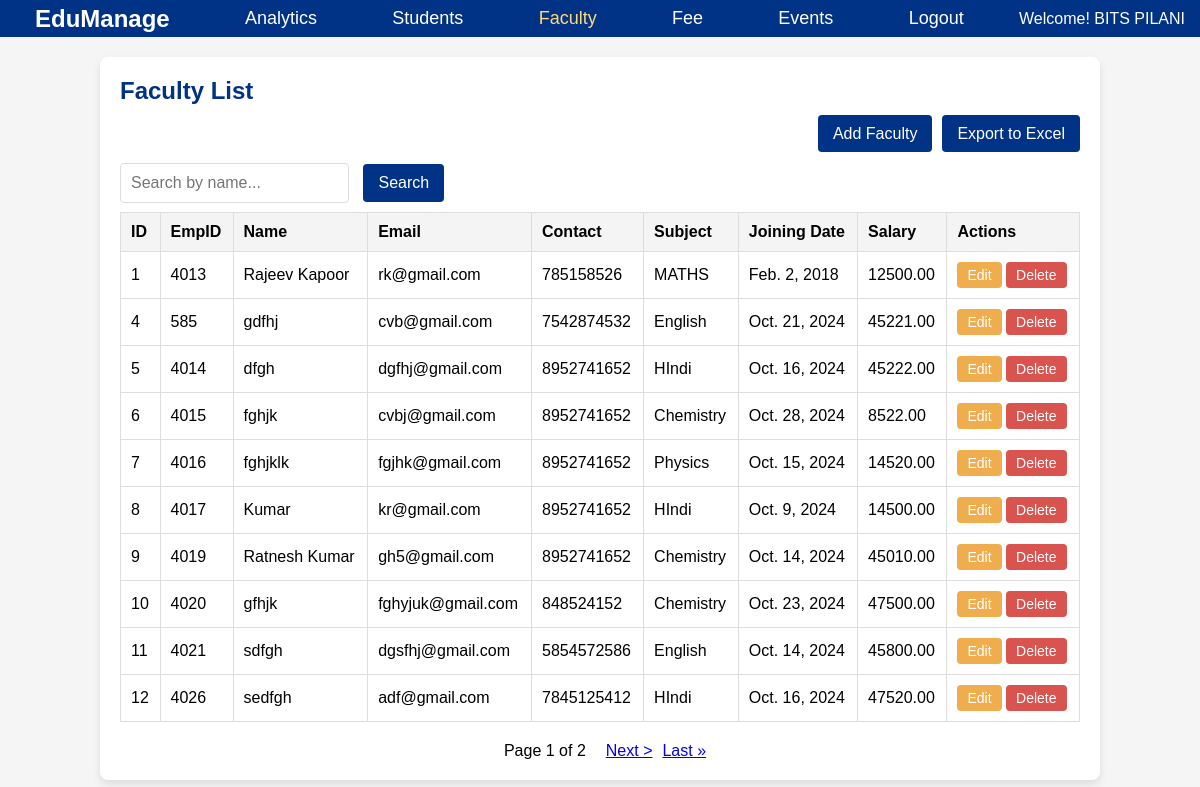
Page /faculty/ (signed in) on the committed database.
### accounts/models.py (models this page shows, shortened)
class User(AbstractBaseUser):
    ORGANIZATION_CHOICES = [
        ('school', 'School'),
        ('college', 'College'),
    ]
    COUNTRY_CHOICES = [
        ('us', 'United States'),
        ('uk', 'United Kingdom'),
        ('in', 'India'),
    ]
    school_name = models.CharField(max_length=100)
    email = models.EmailField(unique=True)
    phone = models.CharField(max_length=15)
    address_area = models.CharField(max_length=100)
    address_landmark = models.CharField(max_length=100, blank=True, null=True)
    address_city = models.CharField(max_length=50)
    address_state = models.CharField(max_length=50)
    address_country = models.CharField(max_length=50, choices=COUNTRY_CHOICES)
    address_pincode = models.CharField(max_length=10)
    organization_type = models.CharField(max_length=10, choices=ORGANIZATION_CHOICES)
    is_active = models.BooleanField(default=True)
    is_admin = models.BooleanField(default=False)
    objects = UserManager()
    USERNAME_FIELD = 'email'
    REQUIRED_FIELDS = ['school_name']

class Faculty(models.Model):
    school = models.ForeignKey(User, on_delete=models.CASCADE)  # Linking to the school
    emp_id = models.CharField(max_length=50, unique=True)  # Employee ID
    name = models.CharField(max_length=255)
    email = models.EmailField(unique=True)
    contact = models.CharField(max_length=20)
    subject = models.CharField(max_length=255)
    joining_date = models.DateField()
    salary = models.DecimalField(max_digits=10, decimal_places=2)

### accounts/views.py (the view)
# urls.py: path('faculty/', views.faculty_list, name='faculty_list'),
@login_required
def faculty_list(request):
    search_query = request.GET.get('search', '')
    if search_query:
        faculties = Faculty.objects.filter(name__icontains=search_query)
    else:
        faculties = Faculty.objects.all()
    paginator = Paginator(faculties, 10)  # Show 10 faculties per page
    page_number = request.GET.get('page')
    faculties_page = paginator.get_page(page_number)
    return render(request, 'accounts/faculty_list.html', {
        'faculties': faculties_page,
        'search_query': search_query,
    })

### templates/accounts/faculty_list.html (shortened to what this page needs)
<!DOCTYPE html>
<html lang="en">
  <head>
    {% load static %}
    <link rel="stylesheet" href="{% static 'css/faculty_list.css' %}" />
  </head>
  <body>
    <nav class="navbar">
      <a
        href="{% url 'school_details' %}"
        class="navbar-brand"
        style="font-size: 24px; font-weight: bold"
        >EduManage</a
      >
      <a href="#" class="nav-link">Analytics</a>
      <a href="{% url 'student_list' %}" class="nav-link">Students</a>
      <a href="{% url 'faculty_list' %}" class="nav-link" style="color: #ffda78"
        >Faculty</a
      >
      <a href="{% url 'fee' %}" class="nav-link">Fee</a>
      <a href="{% url 'event_list' %}" class="nav-link">Events</a>
      <a href="{% url 'logout' %}" class="logout-link">Logout</a>
      <span class="school-name">Welcome! {{ user.school_name }}</span>
    </nav>
    <div class="container">
      <h2>Faculty List</h2>
      <div class="button-container">
        <div class="add-faculty">
          <a href="{% url 'faculty_add' %}" class="btn btn-primary"
            >Add Faculty</a
          >
        </div>
        <div class="export-button">
          <a href="{% url 'export_faculties' %}" class="btn btn-primary"
            >Export to Excel</a
          >
        </div>
      </div>
      <div class="search-box">
        <form action="{% url 'faculty_list' %}" method="get">
          <input
            type="text"
            name="search"
            placeholder="Search by name..."
            value="{{ request.GET.search }}"
          />
          <button type="submit" class="btn btn-primary">Search</button>
        </form>
      </div>
      <table class="table table-bordered">
        <thead>
          <tr>
            <th>ID</th>
            <th>EmpID</th>
            <th>Name</th>
            <th>Email</th>
            <th>Contact</th>
            <th>Subject</th>
            <th>Joining Date</th>
            <th>Salary</th>
            <th>Actions</th>
          </tr>
        </thead>
        <tbody>
          {% for faculty in faculties %}
          <tr>
            <td>{{ faculty.id }}</td>
            <td>{{ faculty.emp_id }}</td>
            <td>{{ faculty.name }}</td>
            <td>{{ faculty.email }}</td>
            <td>{{ faculty.contact }}</td>
            <td>{{ faculty.subject }}</td>
            <td>{{ faculty.joining_date }}</td>
            <td>{{ faculty.salary }}</td>
            <td>
              <a
                href="{% url 'faculty_edit' faculty.id %}"
                class="btn btn-sm btn-warning"
                >Edit</a
              >
              <form
                action="{% url 'faculty_delete' faculty.id %}"
                method="POST"
                style="display: inline"
              >
                <button
                  type="submit"
                  class="btn btn-sm btn-danger"
                  onclick="return confirm('Are you sure you want to delete this faculty member?');"
                >
                  Delete
                </button>
              </form>
            </td>
          </tr>
          {% empty %}
          <tr>
            <td colspan="9">No faculty members available.</td>
          </tr>
          {% endfor %}
        </tbody>
      </table>
      <div class="pagination">
        <span class="step-links">
          <span class="current">
            Page {{ faculties.number }} of {{ faculties.paginator.num_pages }}
          </span>
          {% if faculties.has_next %}
          <a
            href="?page={{ faculties.next_page_number }}{% if request.GET.search %}&search={{ request.GET.search }}{% endif %}"
            >Next &gt;</a
          >
          <a
            href="?page={{ faculties.paginator.num_pages }}{% if request.GET.search %}&search={{ request.GET.search }}{% endif %}"
            >Last &raquo;</a
          >
          {% endif %}
        </span>
      </div>
    </div>
  </body>
</html>

### static/css/faculty_list.css (style rules this page uses)
body { font-family: Arial, sans-serif; background-color: #f5f5f5; display: flex; flex-direction: column; align-items: center; height: 100vh; margin: 0; }
.navbar { width: 100%; height: 80px; background-color: #003285; display: flex; align-items: center; justify-content: space-between; padding: 0 15px; box-sizing: border-box; color: #fff; }
.navbar a { font-size: 18px; color: #fff; text-decoration: none; margin: 0 20px; }
.logout-link { font-size: 18px; color: #fff; text-decoration: none; }
.container { width: 80vw; margin: 20px auto; padding: 20px; background-color: #fff; border-radius: 8px; box-shadow: 0 4px 8px rgba(0, 0, 0, 0.1); }
h2 { margin-top: 0; color: #003285; }
.button-container { display: flex; justify-content: flex-end; gap: 10px; margin-bottom: 20px; }
.btn { padding: 10px 15px; border: none; border-radius: 4px; color: #fff; text-decoration: none; font-size: 16px; cursor: pointer; }
.btn-primary { background-color: #003285; }
.btn-sm { padding: 5px 10px; font-size: 14px; }
.btn-warning { background-color: #f0ad4e; }
.btn-danger { background-color: #d9534f; }
.table { width: 100%; border-collapse: collapse; margin-bottom: 20px; }
.table th, .table td { padding: 10px; border: 1px solid #ddd; text-align: left; }
.table th { background-color: #f4f4f4; }
.pagination { display: flex; justify-content: center; }
.step-links { display: flex; gap: 10px; }
.current { margin: 0 10px; }
.search-box { display: inline-flex; align-items: center; margin-right: 20px; }
.search-box input { padding: 10px; border: 1px solid #ddd; border-radius: 4px; font-size: 16px; }
.search-box button { padding: 10px 15px; border: none; border-radius: 4px; background-color: #003285; color: #fff; font-size: 16px; cursor: pointer; margin-left: 10px; margin-bottom: 10px; }

### rows in the picture
User: school_name "BITS PILANI"
Faculty: id "1", emp_id "4013", name "Rajeev Kapoor", email "rk@gmail.com", contact "785158526", subject "MATHS", joining_date "Feb. 2, 2018", salary "12500.00"
Faculty: id "4", emp_id "585", name "gdfhj", email "cvb@gmail.com", contact "7542874532", subject "English", joining_date "Oct. 21, 2024", salary "45221.00"
Faculty: id "5", emp_id "4014", name "dfgh", email "dgfhj@gmail.com", contact "8952741652", subject "HIndi", joining_date "Oct. 16, 2024", salary "45222.00"
Faculty: id "6", emp_id "4015", name "fghjk", email "cvbj@gmail.com", contact "8952741652", subject "Chemistry", joining_date "Oct. 28, 2024", salary "8522.00"
Faculty: id "7", emp_id "4016", name "fghjklk", email "fgjhk@gmail.com", contact "8952741652", subject "Physics", joining_date "Oct. 15, 2024", salary "14520.00"
Faculty: id "8", emp_id "4017", name "Kumar", email "kr@gmail.com", contact "8952741652", subject "HIndi", joining_date "Oct. 9, 2024", salary "14500.00"
Faculty: id "9", emp_id "4019", name "Ratnesh Kumar", email "gh5@gmail.com", contact "8952741652", subject "Chemistry", joining_date "Oct. 14, 2024", salary "45010.00"
Faculty: id "10", emp_id "4020", name "gfhjk", email "fghyjuk@gmail.com", contact "848524152", subject "Chemistry", joining_date "Oct. 23, 2024", salary "47500.00"
Faculty: id "11", emp_id "4021", name "sdfgh", email "dgsfhj@gmail.com", contact "5854572586", subject "English", joining_date "Oct. 14, 2024", salary "45800.00"
Faculty: id "12", emp_id "4026", name "sedfgh", email "adf@gmail.com", contact "7845125412", subject "HIndi", joining_date "Oct. 16, 2024", salary "47520.00"

### other values in the picture
{{ faculties.number }} "1"
{{ faculties.paginator.num_pages }} "2"
